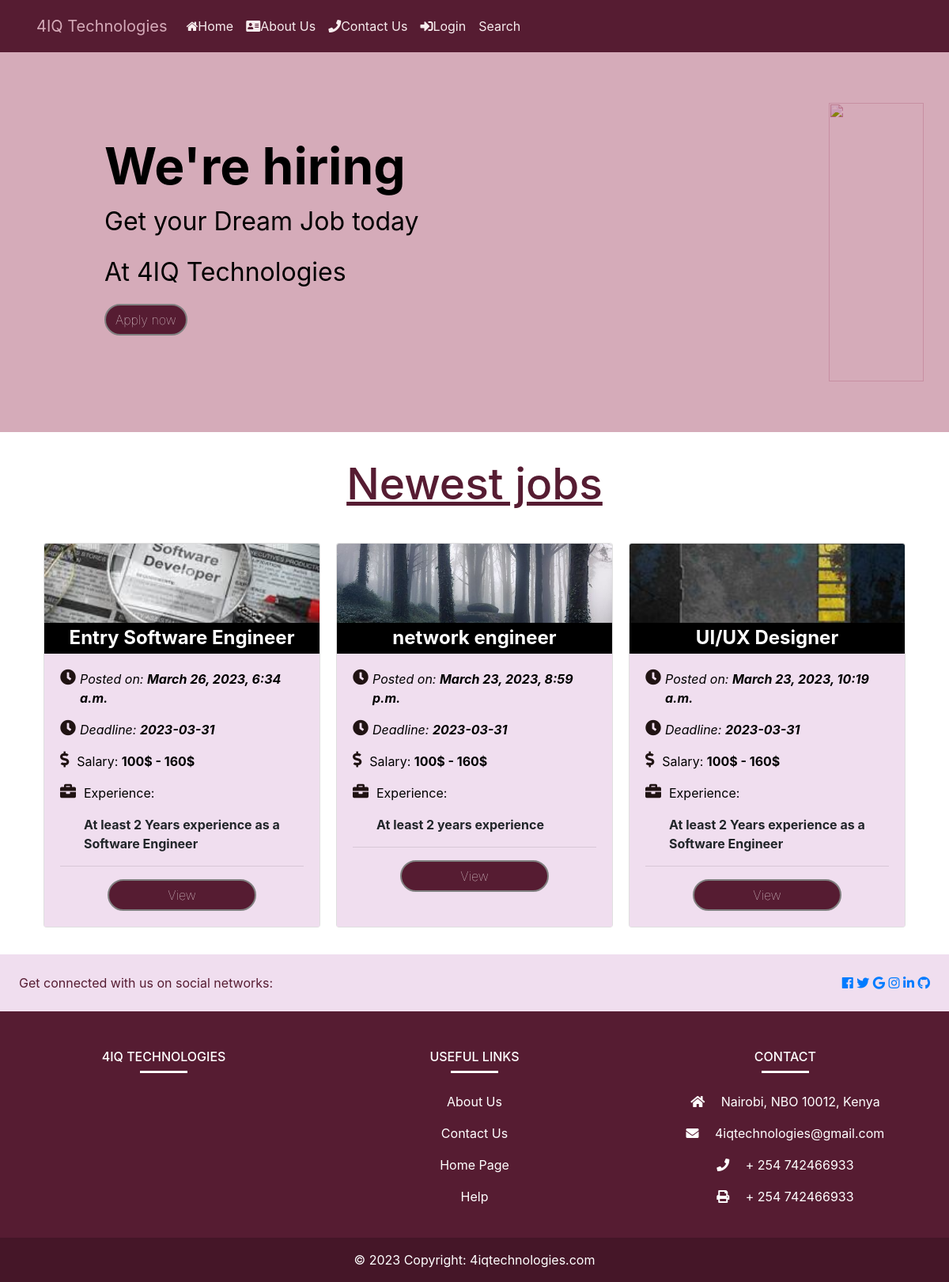
Page /employee/base on the earlier database version.
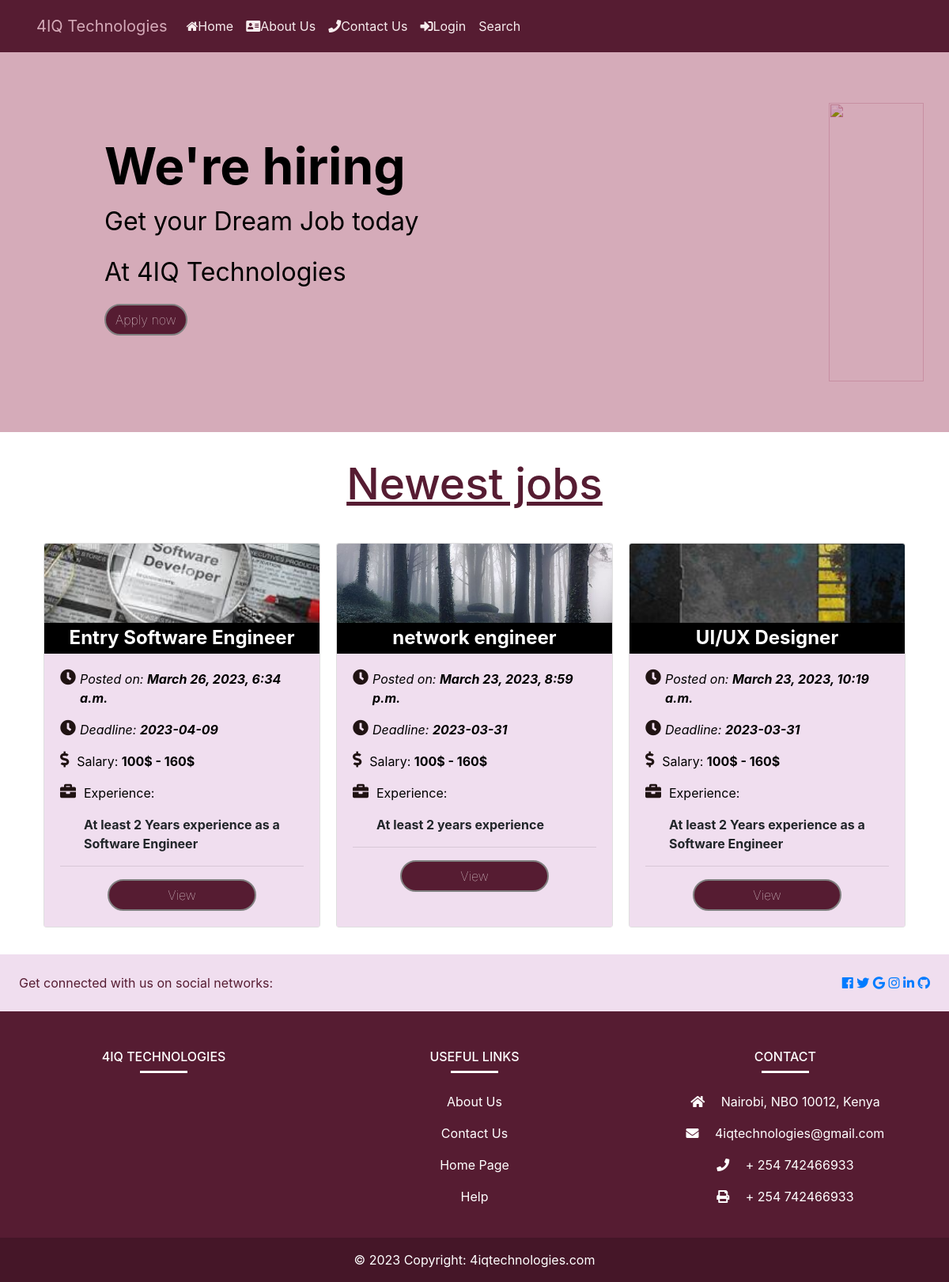
Same page on the later database version.
### job/models.py (models this page shows, shortened)
class Job(models.Model):
    COMPUTER_SUPPORT_SPECIALIST = 'Computer Support Specialist'
    HARDWARE_ENGINEER = 'Hardware Engineer'
    COMPUTER_SYSTEM_ANALYST = 'Computer System Analyst'
    SOFTWARE_DEVELOPER = 'Software Developer'
    PROGRAMMER = 'Programmer'
    WEB_DEVELOPER = 'Web Developer'
    NETWORK_ENGINEER = 'Network Engineer'
    SOFTWARE_TESTER = 'Software Tester'
    FRONTEND_DEVELOPER = "Frontend Developer"
    BACKEND_DEVELOPER = "Backend Developer"
    CHOICES_SIZE =   ( (COMPUTER_SUPPORT_SPECIALIST ,'COMPUTER_SUPPORT_SPECIALIST'),
    ( HARDWARE_ENGINEER ,'HARDWARE_ENGINEER'),
    ( COMPUTER_SYSTEM_ANALYST, 'COMPUTER_SYSTEM_ANALYST' ),
    ( SOFTWARE_DEVELOPER, 'SOFTWARE_DEVELOPER'),
    ( PROGRAMMER , 'PROGRAMMER'),
    ( WEB_DEVELOPER,'WEB_DEVELOPER'),
    ( NETWORK_ENGINEER,'NETWORK_ENGINEER'),
    ( SOFTWARE_TESTER,'SOFTWARE_TESTER'),
    (FRONTEND_DEVELOPER,"FRONTEND_DEVELOPER"),
    (BACKEND_DEVELOPER,"BACKEND_DEVELOPER")
    )
    ACTIVE = 'active'
    EMPLOYED = 'employed'
    ARCHIVED = 'archived'
    CHOICES_STATUS = (
        (EMPLOYED,'Employed'),
        (ACTIVE,'Active' ),
        (ARCHIVED,'Archived' )
     )
    title = models.CharField(max_length=200)
    created_at = models.DateTimeField(auto_now_add=True)
    skillset_required = models.TextField(null=True)
    about_job= models.TextField(blank=True, null=True)
    image = models.ImageField(upload_to="covers/",null=True,blank=True)
    experience = models.CharField(max_length=100,null=True)
    salary = models.CharField(max_length=50,null=True)
    deadline = models.CharField(max_length=50,null=True)
    department_name = models.CharField( max_length=30,choices=CHOICES_SIZE)
    created_by = models.ForeignKey(User,
                                   related_name="jobs",
                                   on_delete=models.CASCADE)
    status = models.CharField(max_length=20,choices=CHOICES_STATUS,default='active')
    class Meta:
        ordering = ['-created_at']

### employee/views.py (the view)
# urls.py: path("base", views.base, name="base"),
def base(request):
    jobs = Job.objects.all()[0:8]
    return render(request, "base.html", {'jobs': jobs})

### notification/context_processors.py (called while the page is built)
def notifications(request):
    if request.user.is_authenticated:
        return {
            'notificactions': request.user.notifications.filter(is_read=False)
        }
    else:
        return {'notifications': []}

### employee/templates/base.html (shortened to what the changed rows need)
{% load static %} {% include 'header.html' %}
<div
  class="jumbotron feature custom-land-page-bg"
  style="
    border-radius: 0;
    background-color: #d5abb9;
    height: 60vh;
    display: flex;
  "
>
  <div
    style="
      width: 100%;
      color: black;
      align-items: center;
      display: flex;
      justify-content: space-between;
      margin-left: 100px;
    "
  >
    <div>
      <h1 style="font-weight: bolder; font-size: 4em">We're hiring</h1>
    </div>
  </div>
</div>
{% block content %}
<center>
  <h2
    class="subtitle has-text-centered"
    style="color: #561c32; font-size: 55px; text-decoration: underline"
  >
    Newest jobs
  </h2>
</center>
<div
  class="container row"
  style="width: 100%; margin: auto; display: flex; justify-content: center"
>
  {% for job in jobs %}
  <div class="card" style="width: 350px; margin: 10px">
    {% if job.image %}
    <img
      class="card-img-top"
      src="{{ job.image.url }}"
      style="height: 100px; object-fit: cover; overflow: hidden"
      alt="Card image cap"
    />
    {% endif %}
    <h4
      class="card-title"
      style="
        margin: 0px;
        font-weight: bolder;
        padding: 5px;
        text-align: center;
        background-color: black;
        color: white;
      "
    >
      {{job.title }}
    </h4>
    <div class="card-body" style="background-color: #f0deef">
      <div class="media">
        <div class="media-content">
          <div style="display: flex">
            <i
              style="font-size: 20px; color: rgb(32, 19, 19); margin-right: 5px"
              class="fas fa-clock"
            ></i>
            <p style="color: black; font-style: italic">
              Posted on:
              <span class="title" style="font-weight: bolder"
                >{{ job.created_at }}</span
              >
            </p>
          </div>
          <div style="display: flex;">
          <i
          style="font-size: 20px; color: rgb(32, 19, 19); margin-right: 5px"
          class="fas fa-clock"
        ></i>
          <p style="color: black; font-style: italic">
            Deadline:
            <span class="title" style="font-weight: bolder"
              >{{ job.deadline }}</span
            >
          </p>
        </div>
          <div style="display: flex">
            <i
              style="font-size: 20px; color: rgb(32, 19, 19)"
              class="fas fa-dollar-sign"
            ></i>
            <div style="display: inline; margin: 0px 10px; margin-right: 100px">
                <p style="color: black">Salary: <span class="title" style="font-weight: bolder;">{{ job.salary }}</span></p>
            </div>
          </div>
          <div style="display: flex">
            <i
              style="font-size: 20px; color: rgb(32, 19, 19)"
              class="fas fa-briefcase"
            ></i>
            <div style="display: inline; margin: 0px 10px">
              <p style="color: black">Experience:</p>
              <span class="title" style="font-weight: bolder"
              >{{ job.experience}}</span>
            </div>
          </div>
        </div>
      </div>
      <div>
        <hr />
        <center>
          <a
            class="btn custom-btn"
            style="
              font-weight: 100;
              font-size: 1em;
              border: solid 2px grey;
              color: #f7edee;
              background-color: #561c32;
              border-radius: 10cm;
              width: 5cm;
              align-items: center;
            "
            href="{% url 'job:job_detail' job.id %}"
            >View</a
          >
        </center>
      </div>
    </div>
  </div>
  {% endfor %}
</div>
{% endblock %}
{% include 'footer.html' %}

Differences in the rows shown:
changed Job "Entry Software Engineer": deadline "2023-03-31" → "2023-04-09"
